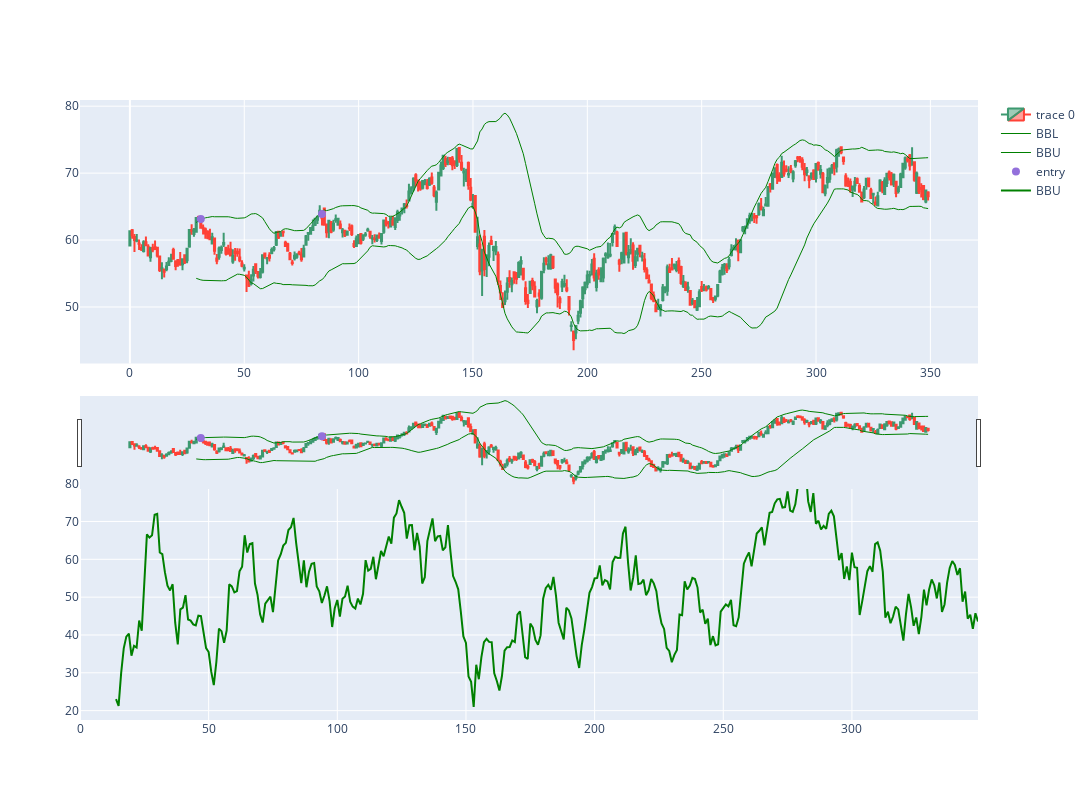

Here is the notebook cell this chart was saved with:
### Code cell
import plotly.graph_objects as go
from plotly.subplots import make_subplots
from datetime import datetime
st=0
dfpl = df[st:st+350]#.set_index("Gmt time")
# Create a plot with 2 rows
fig = make_subplots(rows=2, cols=1)

# Add candlestick plot on the first row
fig.add_trace(go.Candlestick(x=dfpl.index,
                             open=dfpl['Open'],
                             high=dfpl['High'],
                             low=dfpl['Low'],
                             close=dfpl['Close']),
              row=1, col=1)

# Add Bollinger Bands, EMA lines on the same subplot
fig.add_trace(go.Scatter(x=dfpl.index, y=dfpl['bbl'],
                         line=dict(color='green', width=1),
                         name="BBL"),
              row=1, col=1)
fig.add_trace(go.Scatter(x=dfpl.index, y=dfpl['bbh'],
                         line=dict(color='green', width=1),
                         name="BBU"),
              row=1, col=1)

# Add markers for trade entry points on the same subplot
fig.add_trace(go.Scatter(x=dfpl.index, y=dfpl['pointpos'], mode="markers",
                         marker=dict(size=8, color="MediumPurple"),
                         name="entry"),
              row=1, col=1)

# Add markers for trade entry points on the same subplot
fig.add_trace(go.Scatter(x=dfpl.index, y=dfpl['rsi'], 
                         line=dict(color='green', width=2),
                         name="BBU"),
              row=2, col=1)

fig.update_layout(width=1200, height=800, sliders=[])
fig.show()

### Figure 1 — Plotly figure (JSON) as saved in the notebook; plotly's stock layout.template omitted (floating-point values rounded to 4 significant figures; data arrays with more than 128 entries replaced by an {"elided": "..."} marker saying what was removed)
{"data": [{"close": {"elided": "350 float values"}, "high": {"elided": "350 float values"}, "low": {"elided": "350 float values"}, "open": {"elided": "350 float values"}, "type": "candlestick", "x": {"elided": "350 int values"}, "xaxis": "x", "yaxis": "y"}, {"line": {"color": "green", "width": 1}, "name": "BBL", "type": "scatter", "x": {"elided": "350 int values"}, "xaxis": "x", "y": {"elided": "350 float values"}, "yaxis": "y"}, {"line": {"color": "green", "width": 1}, "name": "BBU", "type": "scatter", "x": {"elided": "350 int values"}, "xaxis": "x", "y": {"elided": "350 float values"}, "yaxis": "y"}, {"marker": {"color": "MediumPurple", "size": 8}, "mode": "markers", "name": "entry", "type": "scatter", "x": {"elided": "350 int values"}, "xaxis": "x", "y": {"elided": "350 float values"}, "yaxis": "y"}, {"line": {"color": "green", "width": 2}, "name": "BBU", "type": "scatter", "x": {"elided": "350 int values"}, "xaxis": "x2", "y": {"elided": "350 float values"}, "yaxis": "y2"}], "layout": {"height": 800, "width": 1200, "xaxis": {"anchor": "y", "autorange": true, "domain": [0, 1], "range": [-21.57, 370.6], "rangeslider": {"autorange": true, "range": [-21.57, 370.6], "yaxis": {"_template": null, "rangemode": "match"}}, "type": "linear"}, "xaxis2": {"anchor": "y2", "autorange": true, "domain": [0, 1], "range": [0, 349], "type": "linear"}, "yaxis": {"anchor": "x", "autorange": true, "domain": [0.575, 1], "range": [41.56, 80.92], "type": "linear"}, "yaxis2": {"anchor": "x2", "autorange": true, "domain": [0, 0.425], "range": [17.53, 87.18], "type": "linear"}}}
